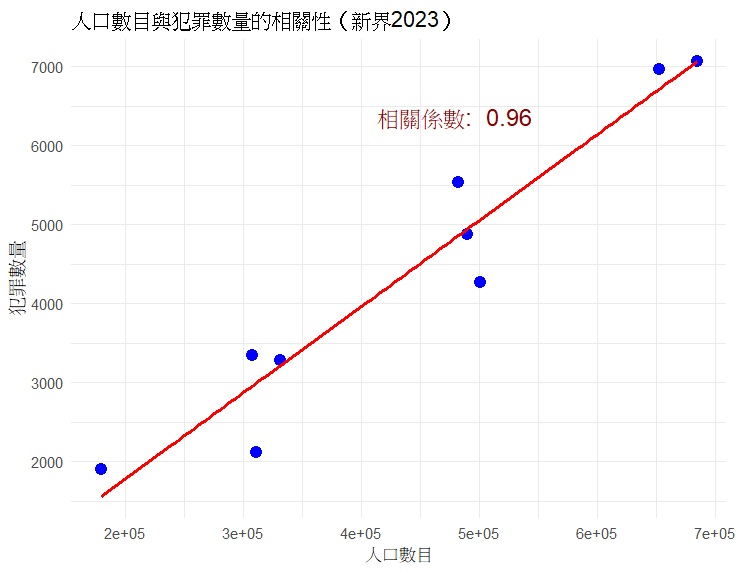

This figure's R source:
# 安裝必要的套件（如果尚未安裝）
if (!require(dplyr)) install.packages("dplyr")
if (!require(ggplot2)) install.packages("ggplot2")
if (!require(ggpubr)) install.packages("ggpubr")  # 用於添加相關性標籤

# 載入套件
library(dplyr)
library(ggplot2)
library(ggpubr)

# 數據準備：2022年人口數據（手動輸入）
population_data <- data.frame(
  區域 = c("沙田", "大埔", "北區", "西貢", "荃灣", "屯門", "元朗", "葵青", "離島"),
  人口數目 = c(684300, 311300, 331200, 489800, 307800, 500500, 652500, 482400, 180100) # 人口數據
)

# 數據準備：2023年犯罪數據
crime_data <- data.frame(
  區域 = c("沙田", "大埔", "北區", "西貢", "荃灣", "屯門", "元朗", "葵青", "離島"),
  犯罪數量2023 = c(7069, 2115, 3284, 4872, 3346, 4273, 6958, 5527, 1899)  # 犯罪數據
)

# 合併人口數據與犯罪數據
data <- merge(population_data, crime_data, by = "區域")

# 計算犯罪率（每千人犯罪數量）
data <- data %>%
  mutate(犯罪率每千人 = 犯罪數量2023 / 人口數目 * 1000)

# 計算人口數目與犯罪數量的相關係數
correlation <- cor(data$人口數目, data$犯罪數量2023)

# 繪製散點圖
ggplot(data, aes(x = 人口數目, y = 犯罪數量2023)) +
  geom_point(color = "blue", size = 3) +                                 # 散點
  geom_smooth(method = "lm", color = "red", se = FALSE) +               # 添加回歸線
  labs(
    title = "人口數目與犯罪數量的相關性（新界2023）",
    x = "人口數目",
    y = "犯罪數量"
  ) +
  annotate(
    "text", x = max(data$人口數目) * 0.7, y = max(data$犯罪數量2023) * 0.9,
    label = paste("相關係數: ", round(correlation, 2)),
    size = 5, color = "darkred"
  ) +
  theme_minimal()
